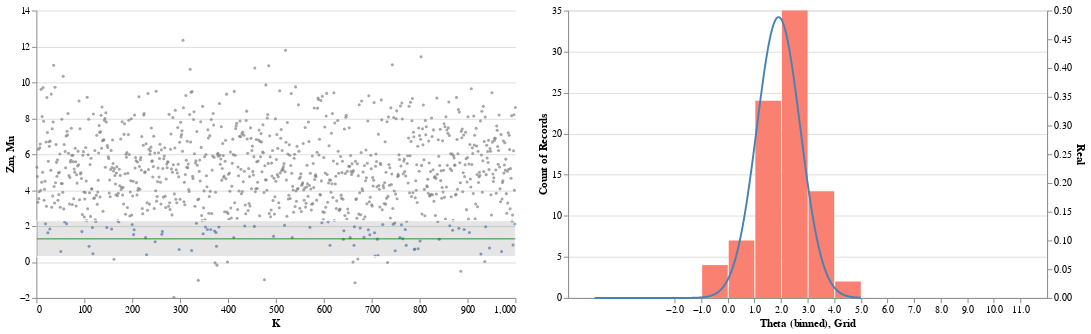

The notebook cell this image was saved under:
### Code cell
points = dfn |> vl"""
{
"hconcat" : [
  {

    "view":{"stroke" : null},
    "layer": [{

    
    "selection": {
      "brush": {"type": "interval","encodings": ["y"],"init":{"y": [0.3,2.3]}}
    },
    "view":{"stroke" : null},
    "width": 500,
    "height": 300,
    "mark": {"type": "circle"},
    "encoding": {
        "x": {"field": "Id", "type": "quantitative","axis": {"grid":false, "title":"K"}},
        "y": {"field": "Zm", "type":"quantitative"},
        "size":{"value":10},
        "color": {
              "condition": {"selection": "brush", "type": "quantitative","title":"Coin Bias",
              "legend": {"orient": "top", "title": "Coin Bias"}
                            },
              "value": "grey"
            }
        }
},
{
    "view":{"stroke" : null},
    "width": 500,
    "height": 300,
    "mark": {"type": "line"},
    "encoding": {
        "x": {"field": "Id", "type": "quantitative","axis": {"grid":false, "title":"K"}},
        "y": {"field": "Mu", "type":"quantitative"},
        "size":{"value":1},
        "color": {
              "value": "green"
            }
        }
}
]},
  {
    "layer":[
    {
    "transform": [
      {"filter": {"selection": "brush"}}
    ],
    "width": 500,
    "height": 300,
      "mark": {"type": "bar", "color": "salmon"},
      "encoding": {
        "x": {
            "bin":{"maxbins":20},
            "field": "Theta",
            "type": "quantitative"
        },
        "y": {
          "type": "quantitative",
          "aggregate": "count",
          "field": "Theta"
        }
      }
        },
        {
    "width": 500,
    "height": 300,
          "mark": {"type": "line", "color": "steelblue"},
          "encoding": {
            "x": {"type": "quantitative", "field": "Grid"},
            "y": {
              "type": "quantitative",
              "field": "Real"
            }
          }
        }
      ],
      "resolve": {"scale": {"y": "independent", "x": "shared"}}
}]
}
"""

### Figure 1 — Vega-Lite specification as saved in the notebook (floating-point values rounded to 4 significant figures; data arrays with more than 128 entries replaced by an {"elided": "..."} marker saying what was removed)
{"data": {"values": {"elided": "1000 records"}}, "hconcat": [{"layer": [{"encoding": {"color": {"condition": {"legend": {"orient": "top", "title": "Coin Bias"}, "selection": "brush", "title": "Coin Bias", "type": "quantitative"}, "value": "grey"}, "size": {"value": 10}, "x": {"axis": {"grid": false, "title": "K"}, "field": "Id", "type": "quantitative"}, "y": {"field": "Zm", "type": "quantitative"}}, "height": 300, "mark": {"type": "circle"}, "selection": {"brush": {"encodings": ["y"], "init": {"y": [0.3, 2.3]}, "type": "interval"}}, "view": {"stroke": null}, "width": 500}, {"encoding": {"color": {"value": "green"}, "size": {"value": 1}, "x": {"axis": {"grid": false, "title": "K"}, "field": "Id", "type": "quantitative"}, "y": {"field": "Mu", "type": "quantitative"}}, "height": 300, "mark": {"type": "line"}, "view": {"stroke": null}, "width": 500}], "view": {"stroke": null}}, {"layer": [{"encoding": {"x": {"bin": {"maxbins": 20}, "field": "Theta", "type": "quantitative"}, "y": {"aggregate": "count", "field": "Theta", "type": "quantitative"}}, "height": 300, "mark": {"color": "salmon", "type": "bar"}, "transform": [{"filter": {"selection": "brush"}}], "width": 500}, {"encoding": {"x": {"field": "Grid", "type": "quantitative"}, "y": {"field": "Real", "type": "quantitative"}}, "height": 300, "mark": {"color": "steelblue", "type": "line"}, "width": 500}], "resolve": {"scale": {"x": "shared", "y": "independent"}}}]}
